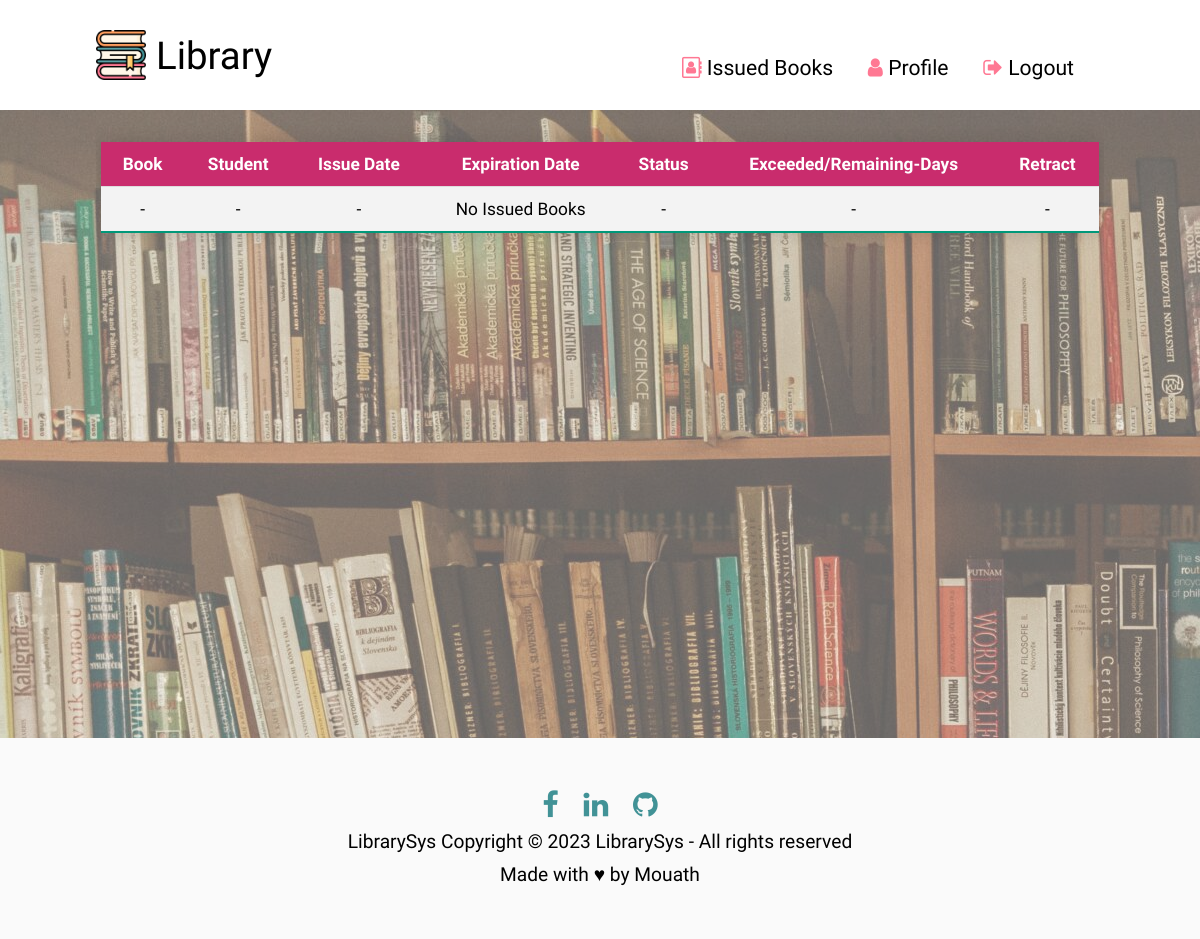
The app's page /Issued_Books/ (signed in), older data.
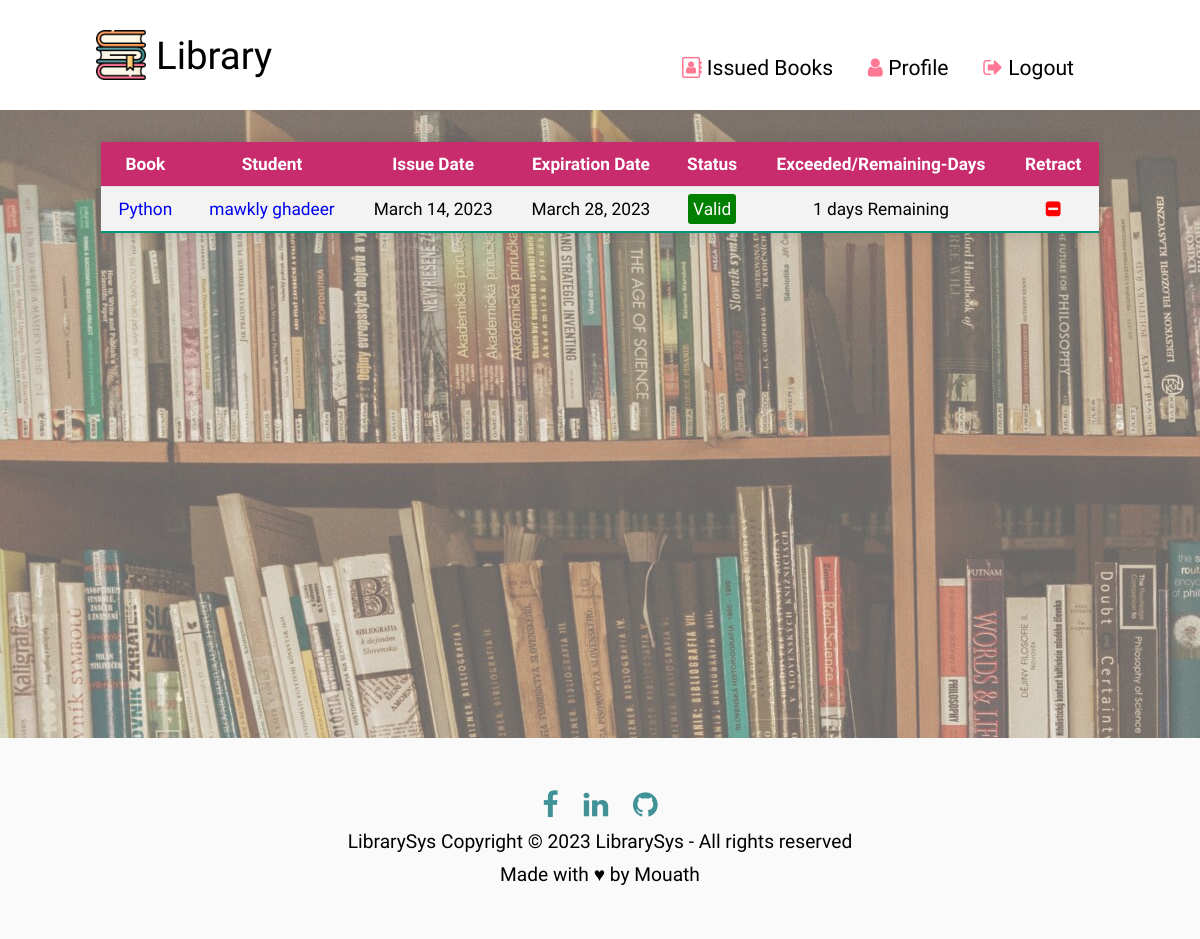
The same page, newer data.
### LibraryApp/models.py (models this page shows, shortened)
class Issued_Book(models.Model):
    book=models.OneToOneField(
        Book,
        on_delete=models.CASCADE,
    )
    issued_date = models.DateField(auto_now=True)
    expiry_date = models.DateField(default=expiry)
    student=models.ForeignKey(
        Student,
        on_delete=models.CASCADE,
        related_name="issued_books"
    )

class Book(models.Model):
    Name=models.CharField(max_length=15)
    Price=models.PositiveIntegerField()
    Desc=models.CharField(max_length=100)
    cat=models.ForeignKey(
        Category,
        on_delete=models.CASCADE,
        related_name="books"
    )
    auther=models.ForeignKey(
        Auther,
        on_delete=models.CASCADE,
        related_name="books"
    )

class Student(models.Model):
    FName=models.CharField(max_length=10)
    LName=models.CharField(max_length=10)
    TelNo=models.CharField(max_length=10)
    user=models.OneToOneField(
        User,
        on_delete=models.CASCADE
    )
    image = models.ImageField(upload_to='static/images/Students/',  blank=True)

### LibraryApp/views.py (the view)
# urls.py: path('Issued_Books/', views.Issued_Books, name='Issued_Books'),
def Issued_Books(req):
    if(req.user.is_authenticated):
        expList=[]
        if req.user.is_superuser:
            IssuedBooks=models.Issued_Book.objects.all() #all the issued Books
            for i in IssuedBooks:
                expList.append(is_expired(i.expiry_date))
        else:
            IssuedBooks=models.Issued_Book.objects.filter(
                student_id=req.user.student.id
            )
            for i in IssuedBooks:
                expList.append(is_expired(i.expiry_date))
        zippedList=zip(IssuedBooks,expList)
        con={
            'IssuedBooks':IssuedBooks,
            'expList':expList,
            'zippedList':zippedList
        }
        return render(req,'Library/Issued_Books.html',con)
    else:
        return redirect('LibraryApp:login')

### LibraryApp/templatetags/custom_filters.py (called while the page is built)
@register.filter
def is_expired(expiration_date):
    now = datetime.now(timezone.utc)
    if isinstance(expiration_date, datetime):
        expiration_date = expiration_date.date()
    expiration_date = datetime.combine(expiration_date, datetime.min.time(), tzinfo=timezone.utc)
    if expiration_date < now:
        return True
    else:
        return False

### LibraryApp/views.py (called while the page is built)
def is_expired(item):
    now = datetime.now().date()
    return item < now

### LibraryApp/templates/Library/Issued_Books.html (shortened to what this page needs)
{% extends 'base.html' %}
{% block content %}
{% load custom_filters %}
<div class="mytable isbok">
    <table class="styled-table">
        <th>Book</th>
        <th>Student</th>
        <th>Issue Date</th>
        <th>Expiration Date</th>
        <th>Status</th>
        <th>Exceeded/Remaining-Days</th>
        <th>Retract</th>
        {% for i in IssuedBooks %}
        <tr>
            <td class="book"><a href="{% url 'LibraryApp:bookDetails' i.book_id %}">{{i.book.Name}}</a></td>
            <td class="Name"><li><a href="{% url 'LibraryApp:Profile' i.student_id %}">{{i.student.FName}} {{i.student.LName}}</a></td>
            <td>{{i.issued_date}}</td>
            <td>{{i.expiry_date}}</td>
            {% if i.expiry_date|is_expired %}
            <td><span class="Expired">Expired</span></td>
            {% else %}
            <td><span class="Valid">Valid</span></td>
            {% endif %}
            <td>{{i.expiry_date|time_since_expired_bvalid}}</td>
            <td><a href="{% url 'LibraryApp:retract' i.id %}"><i class="fa fa-minus-square" aria-hidden="true"></i></a></td>
        </tr>
        {% empty %}
        <tr>
            <td>-</td>
            <td>-</td>
            <td>-</td>
            <td>No Issued Books</td>
            <td>-</td>
            <td>-</td>
            <td>-</td>
        </tr>
        {% endfor %}
    </table>
</div>
{% endblock %}

Row changes from the older to the newer data that the page shows:
added Issued_Book: book.Name "Python", student.FName "mawkly", student.LName "ghadeer", issued_date "March 14, 2023", expiry_date "March 28, 2023", shows "Valid", expiry_date "1 days Remaining"
Text that changed along with them:
text no longer shown: "- - - No Issued Books - - -"
